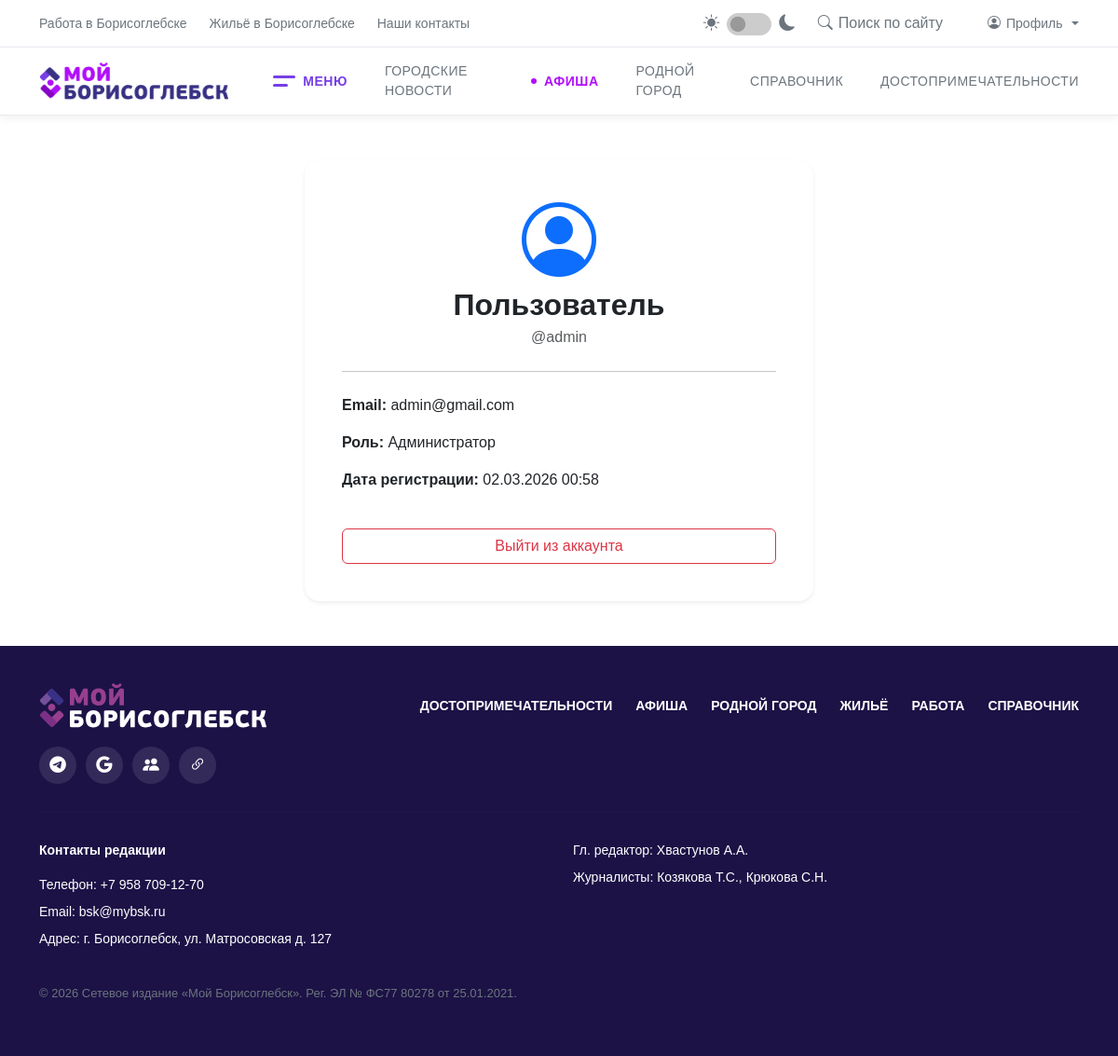
Screenshot of /myborisoglebsk-main/profile.php (signed in) with the database file from the repository.
### tables this page shows
CREATE TABLE `users` (
  `id` int NOT NULL,
  `username` varchar(100) NOT NULL,
  `email` varchar(150) NOT NULL,
  `password` varchar(255) NOT NULL,
  `role` enum('user','admin','editor') DEFAULT 'user',
  `is_blocked` tinyint(1) DEFAULT '0',
  `created_at` datetime DEFAULT CURRENT_TIMESTAMP
);

### myborisoglebsk-main/profile.php (the view, shortened to what this page needs)
<?php
require_once 'db.php';
$stmt = $pdo->prepare("SELECT * FROM users WHERE id = ?");
$stmt->execute([$_SESSION['user_id']]);
$user = $stmt->fetch();
?>
<!DOCTYPE html>
<html lang="ru">
<head>
    <link href="https://cdn.jsdelivr.net/npm/bootstrap@5.3.3/dist/css/bootstrap.min.css" rel="stylesheet">
    <link rel="stylesheet" href="https://cdn.jsdelivr.net/npm/bootstrap-icons@1.11.3/font/bootstrap-icons.min.css">
    <link rel="stylesheet" href="style.css">
</head>
<body>
    <header class="header-custom">
        <div class="top-bar d-none d-lg-block">
            <div class="container d-flex justify-content-between align-items-center">
                <div class="d-flex gap-4">
                    <a href="#" class="top-bar-link">Работа в Борисоглебске</a>
                    <a href="#" class="top-bar-link">Жильё в Борисоглебске</a>
                    <a href="#" class="top-bar-link">Наши контакты</a>
                </div>
                <div class="d-flex gap-4 align-items-center">
                    <div class="theme-switcher-container">
                        <i class="bi bi-sun-fill theme-icon sun"></i>
                        <div class="form-check form-switch"><input class="form-check-input" type="checkbox" role="switch" id="theme-switcher"></div>
                        <i class="bi bi-moon-fill theme-icon moon"></i>
                    </div>
                    <form action="search.php" method="GET" class="search-wrapper" id="search-wrapper">
                        <i class="bi bi-search search-icon"></i>
                        <span class="search-label">Поиск по сайту</span>
                    </form>
                    <?php if (isset($_SESSION['user_id'])): ?>
                        <div class="dropdown">
                            <a href="#" class="top-bar-link dropdown-toggle" data-bs-toggle="dropdown" aria-expanded="false">
                                <i class="bi bi-person-circle"></i>
                                <span>Профиль</span>
                            </a>
                        </div>
                    <?php endif; ?>
                </div>
            </div>
        </div>
        <div class="main-header-wrapper">
            <div class="container">
                <div class="d-flex justify-content-between align-items-center">
                    <div class="d-flex align-items-center">
                        <a href="index.php" class="navbar-brand py-3">
                            <img class="logo-light" src="img/logo.png" alt="Логотип">
                        </a>
                        <nav class="main-navigation d-none d-lg-flex ms-5">
                            <button class="main-nav-link" id="desktop-menu-toggle">
                                <div class="burger-icon"><span class="top-line"></span><span class="bottom-line"></span></div>
                                <span class="burger-text">МЕНЮ</span>
                            </button>
                            <a href="all-news.php" class="main-nav-link">ГОРОДСКИЕ НОВОСТИ</a>
                            <a href="#" class="main-nav-link active">АФИША</a>
                            <a href="#" class="main-nav-link">РОДНОЙ ГОРОД</a>
                            <a href="#" class="main-nav-link">СПРАВОЧНИК</a>
                            <a href="#" class="main-nav-link">ДОСТОПРИМЕЧАТЕЛЬНОСТИ</a>
                        </nav>
                    </div>
                </div>
            </div>
        </div>
    </header>
    <main class="py-5">
        <div class="container">
            <div class="row justify-content-center">
                <div class="col-lg-6">
                    <div class="card shadow-sm border-0 rounded-4 p-4">
                        <div class="card-body text-center">
                            <i class="bi bi-person-circle display-1 text-primary mb-3"></i>
                            <h2 class="fw-bold mb-1"><?= htmlspecialchars($user['full_name'] ?? 'Пользователь') ?></h2>
                            <p class="text-muted">@<?= htmlspecialchars($user['username']) ?></p>
                            <hr class="my-4">
                            <div class="text-start">
                                <p><strong>Email:</strong> <?= htmlspecialchars($user['email']) ?></p>
                                <p><strong>Роль:</strong> <?= ($user['role'] == 'admin') ? 'Администратор' : 'Читатель' ?></p>
                                <p><strong>Дата регистрации:</strong> <?= date('d.m.Y H:i', strtotime($user['created_at'])) ?></p>
                            </div>
                            <a href="auth_handler.php?action=logout" class="btn btn-outline-danger w-100 mt-4">Выйти из аккаунта</a>
                        </div>
                    </div>
                </div>
            </div>
        </div>
    </main>
    <footer class="site-footer">
        <div class="container">
            <div class="footer-navigation-bar">
                <a href="/" class="footer-logo"><img src="img/logo-white.svg" alt=""></a>
                <nav class="footer-nav d-none d-lg-flex">
                    <a href="#">ДОСТОПРИМЕЧАТЕЛЬНОСТИ</a><a href="#">АФИША</a><a href="#">РОДНОЙ ГОРОД</a><a href="#">ЖИЛЬЁ</a><a href="#">РАБОТА</a><a href="#">СПРАВОЧНИК</a>
                </nav>
                <div class="footer-socials"><a href="#"><i class="bi bi-telegram"></i></a><a href="#"><i class="bi bi-google"></i></a><a href="#"><i class="bi bi-people-fill"></i></a><a href="#"><i class="bi bi-link-45deg"></i></a></div>
            </div>
            <hr class="footer-divider">
            <div class="footer-main-content">
                <div class="footer-contacts-grid">
                    <div class="footer-contact-info">
                        <p><strong>Контакты редакции</strong></p>
                        <p>Телефон: <a href="tel:+79587091270">+7 958 709-12-70</a></p>
                        <p>Email: bsk@mybsk.ru</p>
                        <p>Адрес: г. Борисоглебск, ул. Матросовская д. 127</p>
                    </div>
                    <div class="footer-staff-info"><p>Гл. редактор: Хвастунов А.А.</p><p>Журналисты: Козякова Т.С., Крюкова С.Н.</p></div>
                </div>
                <div class="footer-legal-info mt-4"><p>© <?= date('Y') ?> Сетевое издание «Мой Борисоглебск». Рег. ЭЛ № ФС77 80278 от 25.01.2021.</p></div>
            </div>
        </div>
    </footer>
</body>
</html>

### myborisoglebsk-main/style.css (style rules this page uses)
:root { --primary-purple: #763ee6; --primary-active: #b10ffc; --dark-purple: #150633; --text-color: #0c012c; --text-muted-color: #6c757d; --bg-color: #ffffff; --border-color: #e9e9f1; --transition-speed: 0.3s; --card-bg: #ffffff; --section-bg-light: #f7f7f9; --shadow-sm: 0 2px 10px rgba(0,0,0,0.07); --shadow-md: 0 5px 20px rgba(0,0,0,0.1); }
body { font-family: 'Manrope', sans-serif; background-color: var(--bg-color); color: var(--text-color); transition: background-color var(--transition-speed) ease, color var(--transition-speed) ease; }
.header-custom { position: sticky; top: 0; z-index: 1030; background-color:var(--bg-color); border-bottom:1px solid var(--border-color); box-shadow: var(--shadow-sm); }
.top-bar { padding:10px 0;border-bottom:1px solid var(--border-color) }
.top-bar-link { color:var(--text-muted-color);text-decoration:none;font-size:14px;display:flex;align-items:center;gap:6px;transition:color var(--transition-speed) }
.search-wrapper { display:flex;align-items:center;gap:6px;position:relative;color:var(--text-muted-color);cursor:pointer }
.theme-switcher-container { display:flex;align-items:center;gap:.5rem;color:var(--text-muted-color) }
.theme-switcher-container .theme-icon { font-size:1.1rem }
.form-switch .form-check-input { width:3em;height:1.5em;cursor:pointer;background-color:#ccc;border-color:#ccc }
.navbar-brand img { height:40px }
.main-navigation { display:flex;align-items:center;gap:40px }
.main-nav-link { color:var(--text-muted-color);font-weight:500;text-decoration:none;text-transform:uppercase;position:relative;transition:color var(--transition-speed),padding-left var(--transition-speed);font-size:14px;letter-spacing:.5px;padding:5px 0;background:0 0;border:none;display:flex;align-items:center;gap:8px }
.main-nav-link.active { color:var(--primary-active);font-weight:700;padding-left:14px }
.main-nav-link.active::before { content:"";position:absolute;left:0;top:50%;transform:translateY(-50%);width:6px;height:6px;background-color:var(--primary-active);border-radius:50% }
#desktop-menu-toggle::before { display:none!important }
#desktop-menu-toggle .burger-text { color:var(--primary-purple);font-weight:700 }
.burger-icon { width:24px;height:12px;position:relative }
.burger-icon .top-line,.burger-icon .bottom-line { position:absolute;left:0;height:3px;background-color:var(--primary-purple);border-radius:3px;transition:all .3s ease-in-out }
.burger-icon .top-line { width:100%;top:0 }
.burger-icon .bottom-line { width:65%;top:9px }
.site-footer { background-color: #1c1246; color: #fff; padding: 40px 0; font-size: 14px; }
.footer-navigation-bar { display: flex; justify-content: space-between; align-items: center; flex-wrap: wrap; gap: 20px; }
.footer-logo img { max-height: 50px; }
.footer-nav { display: flex; gap: 25px; flex-wrap: wrap; justify-content: center; }
.footer-nav a { color: #fff; text-decoration: none; font-weight: 600; font-size: 14px; text-transform: uppercase; transition: color 0.3s; }
.footer-socials { display: flex; gap: 10px; }
.footer-socials a { color: #fff; background-color: rgba(255, 255, 255, 0.1); width: 40px; height: 40px; border-radius: 50%; display: flex; align-items: center; justify-content: center; text-decoration: none; font-size: 1.1rem; transition: background-color 0.3s, color 0.3s; }
.footer-divider { border-color: rgba(255, 255, 255, 0.1); margin: 30px 0; }
.footer-main-content { color: var(--text-muted-color); }
.footer-contacts-grid { display: grid; grid-template-columns: repeat(auto-fit, minmax(250px, 1fr)); gap: 30px; margin-bottom: 30px; }
.footer-contact-info p, .footer-staff-info p { margin-bottom: 0.5rem; color: #fff; }
.footer-contact-info a { color: white; text-decoration: none; }
.footer-contact-info strong { display: block; margin-bottom: 1rem; color: #fff; }
.footer-legal-info { font-size: 13px; line-height: 1.6; }

### rows the page displays
users: username "admin", email "admin@gmail.com", created_at "02.03.2026 00:58"

### other values shown
$user['full_name'] "Пользователь"
